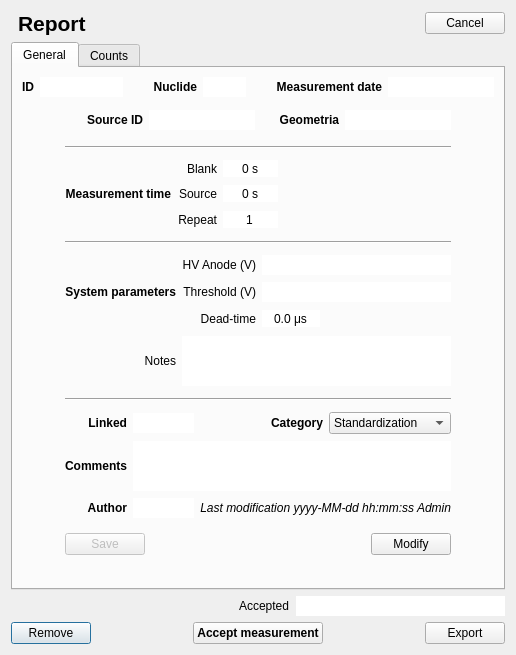
<?xml version="1.0" encoding="UTF-8"?>
<ui version="4.0">
 <class>DialogMeasurementReport</class>
 <widget class="QDialog" name="DialogMeasurementReport">
  <property name="geometry">
   <rect>
    <x>0</x>
    <y>0</y>
    <width>516</width>
    <height>655</height>
   </rect>
  </property>
  <property name="windowTitle">
   <string>Dialog</string>
  </property>
  <layout class="QGridLayout" name="gridLayout">
   <item row="0" column="0">
    <layout class="QGridLayout" name="gridLayout_4">
     <property name="spacing">
      <number>0</number>
     </property>
     <item row="0" column="0" rowspan="2">
      <widget class="QLabel" name="logo_label">
       <property name="maximumSize">
        <size>
         <width>30</width>
         <height>30</height>
        </size>
       </property>
       <property name="text">
        <string/>
       </property>
       <property name="pixmap">
        <pixmap resource="resources.qrc">:/logo_crystal.png</pixmap>
       </property>
       <property name="scaledContents">
        <bool>true</bool>
       </property>
      </widget>
     </item>
     <item row="0" column="4" rowspan="2">
      <widget class="QPushButton" name="cancel_pushButton">
       <property name="text">
        <string>Cancel</string>
       </property>
       <property name="autoDefault">
        <bool>false</bool>
       </property>
      </widget>
     </item>
     <item row="0" column="3" rowspan="2">
      <spacer name="horizontalSpacer">
       <property name="orientation">
        <enum>Qt::Horizontal</enum>
       </property>
       <property name="sizeHint" stdset="0">
        <size>
         <width>40</width>
         <height>20</height>
        </size>
       </property>
      </spacer>
     </item>
     <item row="0" column="1" rowspan="2" colspan="2">
      <widget class="QLabel" name="label_2">
       <property name="font">
        <font>
         <pointsize>16</pointsize>
         <weight>75</weight>
         <bold>true</bold>
        </font>
       </property>
       <property name="text">
        <string>Report</string>
       </property>
       <property name="alignment">
        <set>Qt::AlignBottom|Qt::AlignLeading|Qt::AlignLeft</set>
       </property>
      </widget>
     </item>
    </layout>
   </item>
   <item row="2" column="0">
    <layout class="QHBoxLayout" name="horizontalLayout_2">
     <item>
      <spacer name="horizontalSpacer_4">
       <property name="orientation">
        <enum>Qt::Horizontal</enum>
       </property>
       <property name="sizeHint" stdset="0">
        <size>
         <width>228</width>
         <height>20</height>
        </size>
       </property>
      </spacer>
     </item>
     <item>
      <widget class="QLabel" name="label">
       <property name="text">
        <string>Accepted</string>
       </property>
      </widget>
     </item>
     <item>
      <widget class="QLineEdit" name="accepted_lineEdit">
       <property name="frame">
        <bool>false</bool>
       </property>
       <property name="readOnly">
        <bool>true</bool>
       </property>
      </widget>
     </item>
    </layout>
   </item>
   <item row="3" column="0">
    <layout class="QHBoxLayout" name="horizontalLayout">
     <item>
      <widget class="QPushButton" name="remove_pushButton">
       <property name="text">
        <string>Remove</string>
       </property>
      </widget>
     </item>
     <item>
      <spacer name="horizontalSpacer_2">
       <property name="orientation">
        <enum>Qt::Horizontal</enum>
       </property>
       <property name="sizeHint" stdset="0">
        <size>
         <width>168</width>
         <height>20</height>
        </size>
       </property>
      </spacer>
     </item>
     <item>
      <widget class="QPushButton" name="accept_pushButton">
       <property name="font">
        <font>
         <weight>75</weight>
         <bold>true</bold>
        </font>
       </property>
       <property name="text">
        <string>Accept measurement</string>
       </property>
      </widget>
     </item>
     <item>
      <spacer name="horizontalSpacer_3">
       <property name="orientation">
        <enum>Qt::Horizontal</enum>
       </property>
       <property name="sizeHint" stdset="0">
        <size>
         <width>168</width>
         <height>20</height>
        </size>
       </property>
      </spacer>
     </item>
     <item>
      <widget class="QPushButton" name="export_pushButton">
       <property name="text">
        <string>Export</string>
       </property>
      </widget>
     </item>
    </layout>
   </item>
   <item row="1" column="0">
    <widget class="QTabWidget" name="tabWidget">
     <property name="currentIndex">
      <number>0</number>
     </property>
     <widget class="QWidget" name="tab">
      <attribute name="title">
       <string>General</string>
      </attribute>
      <layout class="QGridLayout" name="gridLayout_6">
       <item row="0" column="0" colspan="5">
        <layout class="QHBoxLayout" name="horizontalLayout_3">
         <item>
          <widget class="QLabel" name="label_3">
           <property name="sizePolicy">
            <sizepolicy hsizetype="Expanding" vsizetype="Preferred">
             <horstretch>0</horstretch>
             <verstretch>0</verstretch>
            </sizepolicy>
           </property>
           <property name="font">
            <font>
             <weight>75</weight>
             <bold>true</bold>
            </font>
           </property>
           <property name="text">
            <string>ID</string>
           </property>
           <property name="alignment">
            <set>Qt::AlignRight|Qt::AlignTrailing|Qt::AlignVCenter</set>
           </property>
          </widget>
         </item>
         <item>
          <widget class="QLineEdit" name="measId_lineEdit">
           <property name="maximumSize">
            <size>
             <width>100</width>
             <height>16777215</height>
            </size>
           </property>
           <property name="font">
            <font>
             <weight>75</weight>
             <bold>true</bold>
            </font>
           </property>
           <property name="frame">
            <bool>false</bool>
           </property>
           <property name="alignment">
            <set>Qt::AlignCenter</set>
           </property>
           <property name="readOnly">
            <bool>true</bool>
           </property>
          </widget>
         </item>
         <item>
          <spacer name="horizontalSpacer_5">
           <property name="orientation">
            <enum>Qt::Horizontal</enum>
           </property>
           <property name="sizeHint" stdset="0">
            <size>
             <width>40</width>
             <height>20</height>
            </size>
           </property>
          </spacer>
         </item>
         <item>
          <widget class="QLabel" name="label_4">
           <property name="sizePolicy">
            <sizepolicy hsizetype="Expanding" vsizetype="Preferred">
             <horstretch>0</horstretch>
             <verstretch>0</verstretch>
            </sizepolicy>
           </property>
           <property name="font">
            <font>
             <weight>75</weight>
             <bold>true</bold>
            </font>
           </property>
           <property name="text">
            <string>Nuclide</string>
           </property>
           <property name="alignment">
            <set>Qt::AlignRight|Qt::AlignTrailing|Qt::AlignVCenter</set>
           </property>
          </widget>
         </item>
         <item>
          <widget class="QLineEdit" name="nuclide_lineEdit">
           <property name="maximumSize">
            <size>
             <width>60</width>
             <height>16777215</height>
            </size>
           </property>
           <property name="font">
            <font>
             <weight>75</weight>
             <bold>true</bold>
            </font>
           </property>
           <property name="frame">
            <bool>false</bool>
           </property>
           <property name="alignment">
            <set>Qt::AlignCenter</set>
           </property>
           <property name="readOnly">
            <bool>true</bool>
           </property>
          </widget>
         </item>
         <item>
          <spacer name="horizontalSpacer_6">
           <property name="orientation">
            <enum>Qt::Horizontal</enum>
           </property>
           <property name="sizeHint" stdset="0">
            <size>
             <width>40</width>
             <height>20</height>
            </size>
           </property>
          </spacer>
         </item>
         <item>
          <widget class="QLabel" name="label_5">
           <property name="sizePolicy">
            <sizepolicy hsizetype="Expanding" vsizetype="Preferred">
             <horstretch>0</horstretch>
             <verstretch>0</verstretch>
            </sizepolicy>
           </property>
           <property name="font">
            <font>
             <weight>75</weight>
             <bold>true</bold>
            </font>
           </property>
           <property name="text">
            <string>Measurement date</string>
           </property>
           <property name="alignment">
            <set>Qt::AlignRight|Qt::AlignTrailing|Qt::AlignVCenter</set>
           </property>
          </widget>
         </item>
         <item>
          <widget class="QLineEdit" name="measDate_lineEdit">
           <property name="font">
            <font>
             <weight>75</weight>
             <bold>true</bold>
            </font>
           </property>
           <property name="frame">
            <bool>false</bool>
           </property>
           <property name="alignment">
            <set>Qt::AlignCenter</set>
           </property>
           <property name="readOnly">
            <bool>true</bool>
           </property>
          </widget>
         </item>
        </layout>
       </item>
       <item row="1" column="0" rowspan="8">
        <spacer name="horizontalSpacer_10">
         <property name="orientation">
          <enum>Qt::Horizontal</enum>
         </property>
         <property name="sizeHint" stdset="0">
          <size>
           <width>43</width>
           <height>458</height>
          </size>
         </property>
        </spacer>
       </item>
       <item row="1" column="1" colspan="3">
        <layout class="QHBoxLayout" name="horizontalLayout_4">
         <item>
          <widget class="QLabel" name="label_6">
           <property name="sizePolicy">
            <sizepolicy hsizetype="Expanding" vsizetype="Preferred">
             <horstretch>0</horstretch>
             <verstretch>0</verstretch>
            </sizepolicy>
           </property>
           <property name="font">
            <font>
             <weight>75</weight>
             <bold>true</bold>
            </font>
           </property>
           <property name="text">
            <string>Source ID</string>
           </property>
           <property name="alignment">
            <set>Qt::AlignRight|Qt::AlignTrailing|Qt::AlignVCenter</set>
           </property>
          </widget>
         </item>
         <item>
          <widget class="QLineEdit" name="sourceId_lineEdit">
           <property name="frame">
            <bool>false</bool>
           </property>
           <property name="alignment">
            <set>Qt::AlignCenter</set>
           </property>
           <property name="readOnly">
            <bool>true</bool>
           </property>
          </widget>
         </item>
         <item>
          <widget class="QLabel" name="label_7">
           <property name="sizePolicy">
            <sizepolicy hsizetype="Expanding" vsizetype="Preferred">
             <horstretch>0</horstretch>
             <verstretch>0</verstretch>
            </sizepolicy>
           </property>
           <property name="font">
            <font>
             <weight>75</weight>
             <bold>true</bold>
            </font>
           </property>
           <property name="text">
            <string>Geometria</string>
           </property>
           <property name="alignment">
            <set>Qt::AlignRight|Qt::AlignTrailing|Qt::AlignVCenter</set>
           </property>
          </widget>
         </item>
         <item>
          <widget class="QLineEdit" name="geometry_lineEdit">
           <property name="frame">
            <bool>false</bool>
           </property>
           <property name="alignment">
            <set>Qt::AlignCenter</set>
           </property>
           <property name="readOnly">
            <bool>true</bool>
           </property>
          </widget>
         </item>
        </layout>
       </item>
       <item row="1" column="4" rowspan="8">
        <spacer name="horizontalSpacer_11">
         <property name="orientation">
          <enum>Qt::Horizontal</enum>
         </property>
         <property name="sizeHint" stdset="0">
          <size>
           <width>43</width>
           <height>458</height>
          </size>
         </property>
        </spacer>
       </item>
       <item row="2" column="1" colspan="3">
        <widget class="Line" name="line">
         <property name="orientation">
          <enum>Qt::Horizontal</enum>
         </property>
        </widget>
       </item>
       <item row="3" column="1" colspan="3">
        <layout class="QGridLayout" name="gridLayout_2">
         <item row="0" column="0" rowspan="3">
          <widget class="QLabel" name="label_8">
           <property name="font">
            <font>
             <weight>75</weight>
             <bold>true</bold>
            </font>
           </property>
           <property name="text">
            <string>Measurement time</string>
           </property>
           <property name="alignment">
            <set>Qt::AlignRight|Qt::AlignTrailing|Qt::AlignVCenter</set>
           </property>
           <property name="wordWrap">
            <bool>true</bool>
           </property>
          </widget>
         </item>
         <item row="1" column="1">
          <widget class="QLabel" name="label_10">
           <property name="text">
            <string>Source</string>
           </property>
           <property name="alignment">
            <set>Qt::AlignRight|Qt::AlignTrailing|Qt::AlignVCenter</set>
           </property>
          </widget>
         </item>
         <item row="2" column="1">
          <widget class="QLabel" name="label_11">
           <property name="text">
            <string>Repeat</string>
           </property>
           <property name="alignment">
            <set>Qt::AlignRight|Qt::AlignTrailing|Qt::AlignVCenter</set>
           </property>
          </widget>
         </item>
         <item row="0" column="1">
          <widget class="QLabel" name="label_9">
           <property name="text">
            <string>Blank</string>
           </property>
           <property name="alignment">
            <set>Qt::AlignRight|Qt::AlignTrailing|Qt::AlignVCenter</set>
           </property>
          </widget>
         </item>
         <item row="2" column="2">
          <widget class="QSpinBox" name="repeat_spinBox">
           <property name="frame">
            <bool>false</bool>
           </property>
           <property name="alignment">
            <set>Qt::AlignCenter</set>
           </property>
           <property name="readOnly">
            <bool>true</bool>
           </property>
           <property name="buttonSymbols">
            <enum>QAbstractSpinBox::NoButtons</enum>
           </property>
           <property name="suffix">
            <string/>
           </property>
           <property name="minimum">
            <number>1</number>
           </property>
           <property name="maximum">
            <number>999999</number>
           </property>
          </widget>
         </item>
         <item row="1" column="2">
          <widget class="QSpinBox" name="source_spinBox">
           <property name="frame">
            <bool>false</bool>
           </property>
           <property name="alignment">
            <set>Qt::AlignCenter</set>
           </property>
           <property name="readOnly">
            <bool>true</bool>
           </property>
           <property name="buttonSymbols">
            <enum>QAbstractSpinBox::NoButtons</enum>
           </property>
           <property name="suffix">
            <string> s</string>
           </property>
           <property name="maximum">
            <number>9999999</number>
           </property>
          </widget>
         </item>
         <item row="1" column="3">
          <spacer name="horizontalSpacer_7">
           <property name="orientation">
            <enum>Qt::Horizontal</enum>
           </property>
           <property name="sizeHint" stdset="0">
            <size>
             <width>40</width>
             <height>20</height>
            </size>
           </property>
          </spacer>
         </item>
         <item row="0" column="2">
          <widget class="QSpinBox" name="blank_spinBox">
           <property name="frame">
            <bool>false</bool>
           </property>
           <property name="alignment">
            <set>Qt::AlignCenter</set>
           </property>
           <property name="readOnly">
            <bool>true</bool>
           </property>
           <property name="buttonSymbols">
            <enum>QAbstractSpinBox::NoButtons</enum>
           </property>
           <property name="suffix">
            <string> s</string>
           </property>
           <property name="maximum">
            <number>99999999</number>
           </property>
          </widget>
         </item>
        </layout>
       </item>
       <item row="4" column="1" colspan="3">
        <widget class="Line" name="line_2">
         <property name="orientation">
          <enum>Qt::Horizontal</enum>
         </property>
        </widget>
       </item>
       <item row="5" column="1" colspan="3">
        <layout class="QGridLayout" name="gridLayout_3">
         <item row="0" column="0" rowspan="3">
          <widget class="QLabel" name="label_12">
           <property name="font">
            <font>
             <weight>75</weight>
             <bold>true</bold>
            </font>
           </property>
           <property name="text">
            <string>System parameters</string>
           </property>
           <property name="alignment">
            <set>Qt::AlignRight|Qt::AlignTrailing|Qt::AlignVCenter</set>
           </property>
           <property name="wordWrap">
            <bool>true</bool>
           </property>
          </widget>
         </item>
         <item row="0" column="1">
          <widget class="QLabel" name="label_13">
           <property name="text">
            <string>HV Anode (V)</string>
           </property>
           <property name="alignment">
            <set>Qt::AlignRight|Qt::AlignTrailing|Qt::AlignVCenter</set>
           </property>
          </widget>
         </item>
         <item row="0" column="2" colspan="2">
          <widget class="QLineEdit" name="anode_lineEdit">
           <property name="frame">
            <bool>false</bool>
           </property>
           <property name="readOnly">
            <bool>true</bool>
           </property>
          </widget>
         </item>
         <item row="1" column="1">
          <widget class="QLabel" name="label_14">
           <property name="text">
            <string>Threshold (V)</string>
           </property>
           <property name="alignment">
            <set>Qt::AlignRight|Qt::AlignTrailing|Qt::AlignVCenter</set>
           </property>
          </widget>
         </item>
         <item row="1" column="2" colspan="2">
          <widget class="QLineEdit" name="threshold_lineEdit">
           <property name="frame">
            <bool>false</bool>
           </property>
           <property name="readOnly">
            <bool>true</bool>
           </property>
          </widget>
         </item>
         <item row="2" column="1">
          <widget class="QLabel" name="label_15">
           <property name="text">
            <string>Dead-time</string>
           </property>
           <property name="alignment">
            <set>Qt::AlignRight|Qt::AlignTrailing|Qt::AlignVCenter</set>
           </property>
          </widget>
         </item>
         <item row="2" column="2">
          <widget class="QDoubleSpinBox" name="deadTime_doubleSpinBox">
           <property name="frame">
            <bool>false</bool>
           </property>
           <property name="alignment">
            <set>Qt::AlignCenter</set>
           </property>
           <property name="readOnly">
            <bool>true</bool>
           </property>
           <property name="buttonSymbols">
            <enum>QAbstractSpinBox::NoButtons</enum>
           </property>
           <property name="suffix">
            <string> μs</string>
           </property>
           <property name="decimals">
            <number>1</number>
           </property>
           <property name="maximum">
            <double>1310.000000000000000</double>
           </property>
          </widget>
         </item>
         <item row="2" column="3">
          <spacer name="horizontalSpacer_8">
           <property name="orientation">
            <enum>Qt::Horizontal</enum>
           </property>
           <property name="sizeHint" stdset="0">
            <size>
             <width>98</width>
             <height>20</height>
            </size>
           </property>
          </spacer>
         </item>
         <item row="3" column="0">
          <widget class="QLabel" name="label_16">
           <property name="text">
            <string>Notes</string>
           </property>
           <property name="alignment">
            <set>Qt::AlignRight|Qt::AlignTrailing|Qt::AlignVCenter</set>
           </property>
          </widget>
         </item>
         <item row="3" column="1" colspan="3">
          <widget class="QPlainTextEdit" name="notesProtocol_plainTextEdit">
           <property name="maximumSize">
            <size>
             <width>16777215</width>
             <height>50</height>
            </size>
           </property>
           <property name="frameShape">
            <enum>QFrame::NoFrame</enum>
           </property>
           <property name="readOnly">
            <bool>true</bool>
           </property>
          </widget>
         </item>
        </layout>
       </item>
       <item row="6" column="1" colspan="3">
        <widget class="Line" name="line_3">
         <property name="orientation">
          <enum>Qt::Horizontal</enum>
         </property>
        </widget>
       </item>
       <item row="7" column="1" colspan="3">
        <layout class="QGridLayout" name="gridLayout_5">
         <item row="0" column="0">
          <widget class="QLabel" name="label_17">
           <property name="font">
            <font>
             <weight>75</weight>
             <bold>true</bold>
            </font>
           </property>
           <property name="text">
            <string>Linked</string>
           </property>
           <property name="alignment">
            <set>Qt::AlignRight|Qt::AlignTrailing|Qt::AlignVCenter</set>
           </property>
          </widget>
         </item>
         <item row="0" column="1">
          <widget class="QLineEdit" name="linked_lineEdit">
           <property name="frame">
            <bool>false</bool>
           </property>
           <property name="readOnly">
            <bool>true</bool>
           </property>
          </widget>
         </item>
         <item row="0" column="2">
          <widget class="QLabel" name="label_18">
           <property name="font">
            <font>
             <weight>75</weight>
             <bold>true</bold>
            </font>
           </property>
           <property name="text">
            <string>Category</string>
           </property>
           <property name="alignment">
            <set>Qt::AlignRight|Qt::AlignTrailing|Qt::AlignVCenter</set>
           </property>
          </widget>
         </item>
         <item row="0" column="3">
          <widget class="QComboBox" name="category_comboBox">
           <property name="sizeAdjustPolicy">
            <enum>QComboBox::AdjustToContents</enum>
           </property>
           <item>
            <property name="text">
             <string>Standardization</string>
            </property>
           </item>
           <item>
            <property name="text">
             <string>Control</string>
            </property>
           </item>
           <item>
            <property name="text">
             <string>Calibration</string>
            </property>
           </item>
           <item>
            <property name="text">
             <string>Characteristic</string>
            </property>
           </item>
          </widget>
         </item>
         <item row="1" column="0">
          <widget class="QLabel" name="label_19">
           <property name="font">
            <font>
             <weight>75</weight>
             <bold>true</bold>
            </font>
           </property>
           <property name="text">
            <string>Comments</string>
           </property>
           <property name="alignment">
            <set>Qt::AlignRight|Qt::AlignTrailing|Qt::AlignVCenter</set>
           </property>
          </widget>
         </item>
         <item row="1" column="1" colspan="3">
          <widget class="QPlainTextEdit" name="comments_plainTextEdit">
           <property name="maximumSize">
            <size>
             <width>16777215</width>
             <height>50</height>
            </size>
           </property>
           <property name="frameShape">
            <enum>QFrame::NoFrame</enum>
           </property>
           <property name="readOnly">
            <bool>true</bool>
           </property>
          </widget>
         </item>
         <item row="2" column="0">
          <widget class="QLabel" name="label_20">
           <property name="font">
            <font>
             <weight>75</weight>
             <bold>true</bold>
            </font>
           </property>
           <property name="text">
            <string>Author</string>
           </property>
           <property name="alignment">
            <set>Qt::AlignRight|Qt::AlignTrailing|Qt::AlignVCenter</set>
           </property>
          </widget>
         </item>
         <item row="2" column="1">
          <widget class="QLineEdit" name="author_lineEdit">
           <property name="frame">
            <bool>false</bool>
           </property>
           <property name="readOnly">
            <bool>true</bool>
           </property>
          </widget>
         </item>
         <item row="2" column="2" colspan="2">
          <widget class="QLabel" name="lastModification_label">
           <property name="font">
            <font>
             <weight>50</weight>
             <italic>true</italic>
             <bold>false</bold>
            </font>
           </property>
           <property name="text">
            <string>Last modification yyyy-MM-dd hh:mm:ss Admin</string>
           </property>
           <property name="alignment">
            <set>Qt::AlignRight|Qt::AlignTrailing|Qt::AlignVCenter</set>
           </property>
          </widget>
         </item>
        </layout>
       </item>
       <item row="8" column="1">
        <widget class="QPushButton" name="save_pushButton">
         <property name="enabled">
          <bool>false</bool>
         </property>
         <property name="text">
          <string>Save</string>
         </property>
        </widget>
       </item>
       <item row="8" column="2">
        <spacer name="horizontalSpacer_9">
         <property name="orientation">
          <enum>Qt::Horizontal</enum>
         </property>
         <property name="sizeHint" stdset="0">
          <size>
           <width>205</width>
           <height>20</height>
          </size>
         </property>
        </spacer>
       </item>
       <item row="8" column="3">
        <widget class="QPushButton" name="modify_pushButton">
         <property name="text">
          <string>Modify</string>
         </property>
        </widget>
       </item>
       <item row="9" column="2">
        <spacer name="verticalSpacer">
         <property name="orientation">
          <enum>Qt::Vertical</enum>
         </property>
         <property name="sizeHint" stdset="0">
          <size>
           <width>20</width>
           <height>82</height>
          </size>
         </property>
        </spacer>
       </item>
      </layout>
     </widget>
     <widget class="QWidget" name="tab_2">
      <attribute name="title">
       <string>Counts</string>
      </attribute>
      <layout class="QGridLayout" name="gridLayout_7">
       <item row="0" column="0">
        <widget class="QTableWidget" name="raw_tableWidget">
         <property name="editTriggers">
          <set>QAbstractItemView::NoEditTriggers</set>
         </property>
         <column>
          <property name="text">
           <string>Start</string>
          </property>
         </column>
         <column>
          <property name="text">
           <string>Source No</string>
          </property>
         </column>
         <column>
          <property name="text">
           <string>Point</string>
          </property>
         </column>
         <column>
          <property name="text">
           <string>Repeat</string>
          </property>
         </column>
         <column>
          <property name="text">
           <string>Counts</string>
          </property>
         </column>
         <column>
          <property name="text">
           <string>CPS</string>
          </property>
         </column>
         <column>
          <property name="text">
           <string>Live time (s)</string>
          </property>
         </column>
         <column>
          <property name="text">
           <string>Real time (s)</string>
          </property>
         </column>
         <column>
          <property name="text">
           <string>Dead-time (%)</string>
          </property>
         </column>
        </widget>
       </item>
      </layout>
     </widget>
    </widget>
   </item>
  </layout>
 </widget>
 <resources>
  <include location="resources.qrc"/>
 </resources>
 <connections/>
</ui>
